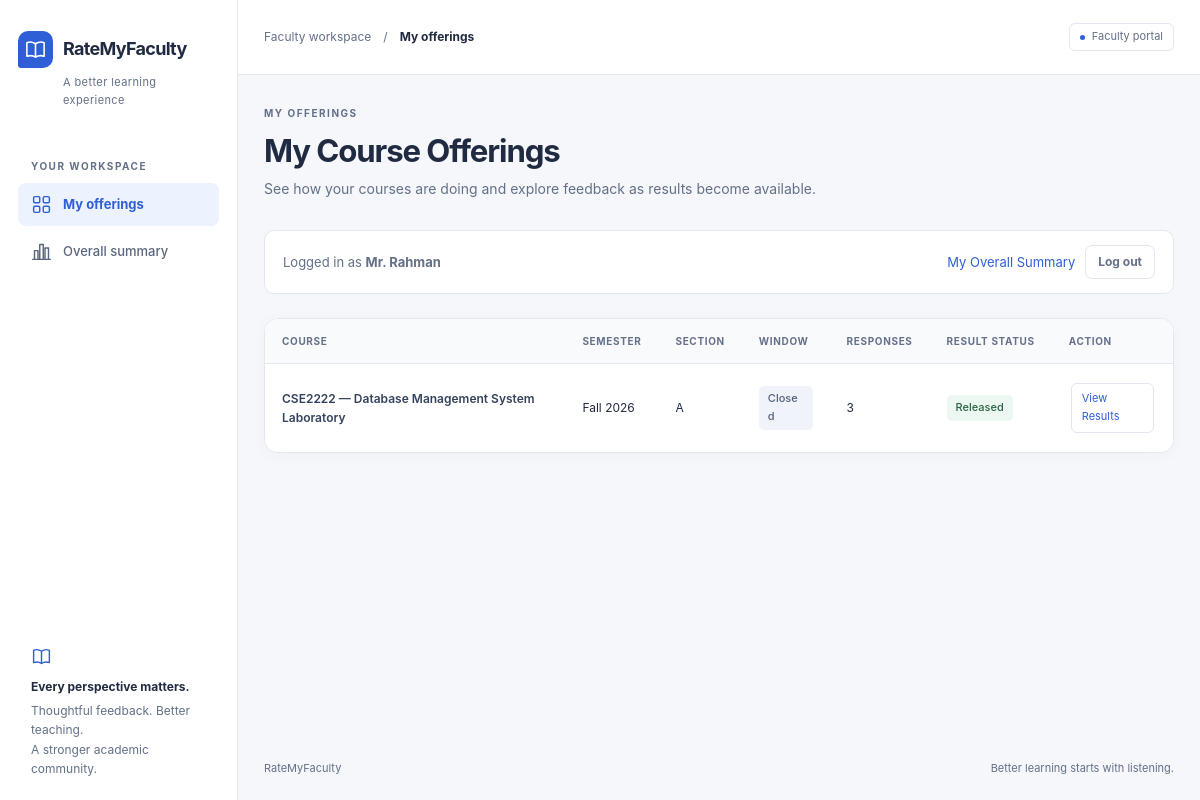
The page /faculty/dashboard.php (signed in) on the database its author committed.
### tables this page shows
CREATE TABLE
    faculty (
        faculty_id INT UNSIGNED AUTO_INCREMENT PRIMARY KEY,
        user_id INT UNSIGNED NOT NULL,
        faculty_code VARCHAR(40) NULL,
        full_name VARCHAR(120) NOT NULL,
        designation VARCHAR(80) NULL,
        CONSTRAINT uq_faculty_user_id UNIQUE (user_id),
        CONSTRAINT uq_faculty_code UNIQUE (faculty_code),
        CONSTRAINT fk_faculty_user FOREIGN KEY (user_id) REFERENCES users (user_id) ON DELETE RESTRICT ON UPDATE CASCADE
    );

CREATE TABLE
    course_offerings (
        offering_id INT UNSIGNED AUTO_INCREMENT PRIMARY KEY,
        course_id INT UNSIGNED NOT NULL,
        semester_id INT UNSIGNED NOT NULL,
        faculty_id INT UNSIGNED NOT NULL,
        section VARCHAR(20) NOT NULL,
        is_active TINYINT (1) NOT NULL DEFAULT 1,
        CONSTRAINT uq_offerings_course_semester_section UNIQUE (course_id, semester_id, section),
        CONSTRAINT fk_offerings_course FOREIGN KEY (course_id) REFERENCES courses (course_id) ON DELETE RESTRICT ON UPDATE CASCADE,
        CONSTRAINT fk_offerings_semester FOREIGN KEY (semester_id) REFERENCES semesters (semester_id) ON DELETE RESTRICT ON UPDATE CASCADE,
        CONSTRAINT fk_offerings_faculty FOREIGN KEY (faculty_id) REFERENCES faculty (faculty_id) ON DELETE RESTRICT ON UPDATE CASCADE
    );

CREATE TABLE
    courses (
        course_id INT UNSIGNED AUTO_INCREMENT PRIMARY KEY,
        course_code VARCHAR(30) NOT NULL,
        course_title VARCHAR(150) NOT NULL,
        credit_hours DECIMAL(3, 1) NULL,
        is_active TINYINT (1) NOT NULL DEFAULT 1,
        CONSTRAINT uq_courses_code UNIQUE (course_code)
    );

CREATE TABLE
    semesters (
        semester_id INT UNSIGNED AUTO_INCREMENT PRIMARY KEY,
        semester_name VARCHAR(30) NOT NULL,
        year SMALLINT UNSIGNED NOT NULL,
        evaluation_open_at DATETIME NOT NULL,
        evaluation_close_at DATETIME NOT NULL,
        is_locked TINYINT (1) NOT NULL DEFAULT 0,
        created_at DATETIME NOT NULL DEFAULT CURRENT_TIMESTAMP,
        CONSTRAINT uq_semesters_name_year UNIQUE (semester_name, year),
        CONSTRAINT chk_semesters_window CHECK (evaluation_open_at < evaluation_close_at)
    );

### includes/validation.php (called while the page is built, shortened)
<?php
function e($value): string
{
    return htmlspecialchars((string) $value, ENT_QUOTES, 'UTF-8');
}

### includes/evaluation_window.php (called while the page is built, shortened)
<?php
function get_window_status(string $openAt, string $closeAt, ?string $now = null): string
{
    $nowDt = $now !== null ? new DateTimeImmutable($now) : new DateTimeImmutable();
    $openDt = new DateTimeImmutable($openAt);
    $closeDt = new DateTimeImmutable($closeAt);
    if ($nowDt > $closeDt) {
        return WINDOW_CLOSED;
    }
    return WINDOW_OPEN;
}
function window_status_label(string $status): string
{
    return match ($status) {
        WINDOW_UPCOMING => 'Upcoming',
        WINDOW_OPEN => 'Open',
        WINDOW_CLOSED => 'Closed',
        default => $status,
    };
}

### includes/release_rule.php (called while the page is built, shortened)
<?php
function is_result_released(string $windowStatus, int $responseCount): bool
{
    return $windowStatus === WINDOW_CLOSED && $responseCount >= RELEASE_THRESHOLD;
}

### faculty/dashboard.php (the view, shortened to what this page needs)
<?php
require_once __DIR__ . '/../config/database.php';
require_once __DIR__ . '/../includes/validation.php';
require_once __DIR__ . '/../includes/evaluation_window.php';
require_once __DIR__ . '/../includes/release_rule.php';
$user = require_role('faculty');
$stmt = $pdo->prepare('SELECT faculty_id, full_name FROM faculty WHERE user_id = :user_id');
$stmt->execute([':user_id' => $user['user_id']]);
$facultyRow = $stmt->fetch();
$facultyId = (int)$facultyRow['faculty_id'];
$stmt = $pdo->prepare(
    'SELECT co.offering_id, co.section, c.course_code, c.course_title,
            sem.semester_name, sem.year, sem.evaluation_open_at, sem.evaluation_close_at,
            (SELECT COUNT(*) FROM evaluations e WHERE e.offering_id = co.offering_id) AS response_count
     FROM course_offerings co
     JOIN courses c ON c.course_id = co.course_id
     JOIN semesters sem ON sem.semester_id = co.semester_id
     WHERE co.faculty_id = :faculty_id
     ORDER BY sem.year DESC, sem.semester_name, c.course_code, co.section'
);
$stmt->execute([':faculty_id' => $facultyId]);
$offerings = $stmt->fetchAll();
?>
<!DOCTYPE html>
<html lang="en">
<head>
    <link rel="stylesheet" href="<?php echo e(BASE_URL); ?>/assets/css/style.css">
</head>
<body class="app-page">
    <aside class="sidebar" aria-label="Faculty workspace">
        <div class="brand"><span class="brand-mark"><svg class="icon" aria-hidden="true" focusable="false"><use href="../assets/icons.svg#book"></use></svg></span><span>RateMyFaculty</span></div>
        <span class="brand-subtitle">A better learning experience</span>
        <div class="nav-label">Your workspace</div>
        <nav aria-label="Main navigation"><a class="nav-link" href="dashboard.php" aria-current="page"><svg class="icon" aria-hidden="true" focusable="false"><use href="../assets/icons.svg#grid"></use></svg><span>My offerings</span></a>
            <a class="nav-link" href="summary.php"><svg class="icon" aria-hidden="true" focusable="false"><use href="../assets/icons.svg#chart"></use></svg><span>Overall summary</span></a></nav>
        <div class="sidebar-note"><svg class="icon" aria-hidden="true" focusable="false"><use href="../assets/icons.svg#book"></use></svg><strong>Every perspective matters.</strong>Thoughtful feedback. Better teaching.<br>A stronger academic community.</div>
    </aside>
    <div class="workspace">
        <header class="topbar"><div class="topbar-path">Faculty workspace<span aria-hidden="true">/</span><strong>My offerings</strong></div><span class="workspace-tag">Faculty portal</span></header>
        <main class="main-content" id="main-content" tabindex="-1">
    <p class="eyebrow">My offerings</p>
    <h1>My Course Offerings</h1>
    <p class="page-description">See how your courses are doing and explore feedback as results become available.</p>
        <div class="session-bar"><span class="session-name">Logged in as <strong><?php echo e($facultyRow['full_name']); ?></strong></span>
         <a href="summary.php">My Overall Summary</a>
    <form method="post" action="<?php echo e(BASE_URL); ?>/logout.php" style="display:inline;">
            <button type="submit">Log out</button>
        </form></div>
    <div class="table-region" role="region" aria-label="My offerings table" tabindex="0"><table class="data-table">
        <tr><th scope="col">Course</th><th scope="col">Semester</th><th scope="col">Section</th><th scope="col">Window</th><th scope="col">Responses</th><th scope="col">Result Status</th><th scope="col">Action</th></tr>
        <?php foreach ($offerings as $o):
            $windowStatus  = get_window_status($o['evaluation_open_at'], $o['evaluation_close_at']);
            $responseCount = (int)$o['response_count'];
            $released      = is_result_released($windowStatus, $responseCount);
        ?>
            <tr>
                <td><?php echo e($o['course_code'] . ' — ' . $o['course_title']); ?></td>
                <td><?php echo e($o['semester_name'] . ' ' . $o['year']); ?></td>
                <td><?php echo e($o['section']); ?></td>
                <td><span class="status-pill"><?php echo e(window_status_label($windowStatus)); ?></span></td>
                <td><?php echo $responseCount; ?></td>
                <td>
                    <?php if ($windowStatus !== WINDOW_CLOSED): ?>
                        Window still open — results not available yet.
                    <?php elseif (!$released): ?>
                        Not enough responses to release results (minimum <?php echo RELEASE_THRESHOLD; ?> required).
                    <?php else: ?>
                        <span class="status-pill status-ok">Released</span>
                    <?php endif; ?>
                </td>
                <td>
                    <?php if ($released): ?>
                        <a href="offering_result.php?offering_id=<?php echo (int)$o['offering_id']; ?>">View Results</a>
                    <?php else: ?>
                        —
                    <?php endif; ?>
                </td>
            </tr>
        <?php endforeach; ?>
    </table></div>
        </main>
        <footer class="page-footer"><span>RateMyFaculty</span><span>Better learning starts with listening.</span></footer>
    </div>
</body>
</html>

### rows shown on the page
faculty: full_name "Mr. Rahman"
course_offerings: course.course_title "CSE2222 — Database Management System Laboratory", semester.year "Fall 2026", section "A", responseCount "3"
